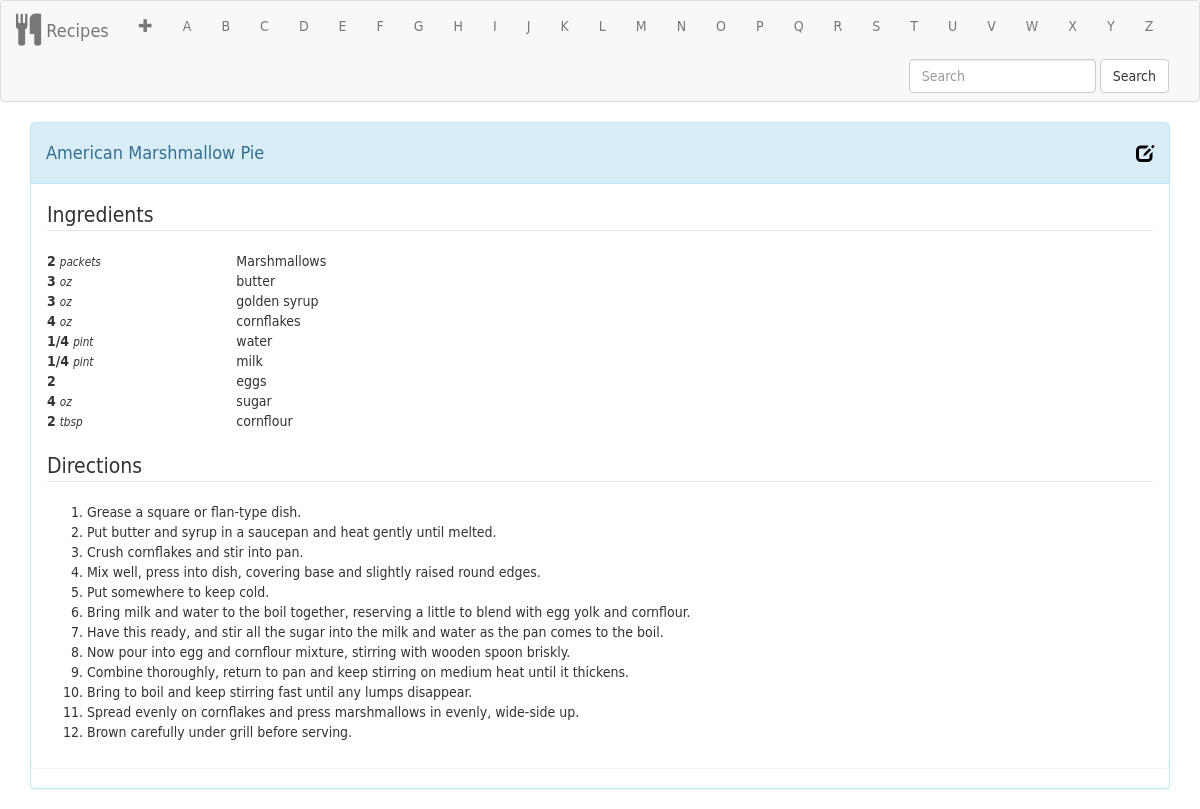
The app's page /recipe.php?r=2 with its own data.
### tables this page shows
CREATE TABLE `recipes` (
  `RecipeID` int(10) UNSIGNED NOT NULL,
  `Title` varchar(255) NOT NULL,
  `Recipe` json NOT NULL
);

### includes/includes.php (called while the page is built, shortened)
<?php
require_once("user-options.php");
switch($theme){
	case 'lightblue': $theme = "info"; break;
}
?>

### includes/user-options.php (called while the page is built, shortened)
<?php
$theme = "lightblue";
$directions_numbered = true;
?>

### recipe.php (the view, shortened to what this page needs)
<?php
require_once("includes/includes.php");
if(isset($_GET['r'])){
	$id = intval($_GET['r']);
	$result = mysqli_fetch_all(mysqli_query($con, "SELECT recipe from recipes WHERE RecipeID=$id"));
	$recipe = json_decode($result[0][0], true);
} else {
	die("Error. Invalid url!");
}
?>
<!DOCTYPE html>
<html lang="en">
<head>
<?php require_once("includes/headeritems.php"); ?>
</head>
<body>
<?php require_once("includes/menu.php") ?>
<div class="container">
	<div class="panel panel-<?php echo $theme ?>">
		<div class="panel-heading">
			<div class="h4"><?php echo ucwords(htmlentities($recipe['title'])) ?> <a href="edit.php?r=<?php echo $id ?>" title="Edit"><span class="glyphicon glyphicon-edit pull-right"></span></a></div>
		</div>
		<div class="panel panel-body">
			<fieldset>
			<legend>Ingredients</legend>
				<?php
				for($ii = 0; $ii < count($recipe['ingredients']); $ii++){
						?>
						<?php
					for($jj = 0; $jj < count($recipe['ingredients'][$ii])-1; $jj++){
						?>
							<div class="row ingredientRow">
								<span class="col-xs-2 col-md-2 ingredientRowItem"><?php echo "<strong>" . htmlentities($recipe['ingredients'][$ii][$jj]['quantity']) . "</strong> <i class=\"unit\">" . htmlentities($recipe['ingredients'][$ii][$jj]['unit']) . "</i>" ?></span>
								<span class="col-xs-10 col-md-10 ingredientRowItem"><?php echo htmlentities($recipe['ingredients'][$ii][$jj]['ingredient']) ?></span>
							</div>
						<?php
					}
				}
				?>
			</fieldset>
			<div class="row">
		</div>
			<fieldset>
			<legend>Directions</legend>
				<?php
				for($ii = 0; $ii < count($recipe['directions']); $ii++){
					?>
					<?php
					if($directions_numbered) echo "<ol>";
					else echo "<ol class=\"list-group\">";
					for($jj = 0; $jj < count($recipe['directions'][$ii])-1; $jj++){
						?>
							<li class="<?php if(!$directions_numbered) echo "list-group-item"; ?>"><?php echo htmlentities($recipe['directions'][$ii][$jj]) ?></li>
						<?php
					}
					echo "</ol>";
				}
				?>
			</fieldset>
		</div>
	</div>
</div>
</body>
</html>

### css/recipe.css (style rules this page uses)
body { font-family: "Gill Sans", "Gill Sans MT", "Myriad Pro", "DejaVu Sans Condensed", Helvetica, Arial, sans-serif; }
a,a:visited { color: #000000; text-decoration: none; }
.unit { font-size: smaller; }

### records on screen
recipes: Recipe "American Marshmallow Pie", Recipe "2", Recipe "packets", Recipe "Marshmallows", Recipe "3", Recipe "oz", Recipe "butter", Recipe "golden syrup", Recipe "4", Recipe "cornflakes", Recipe "1/4", Recipe "pint", Recipe "water", Recipe "milk", Recipe "eggs", Recipe "sugar", Recipe "tbsp", Recipe "cornflour", Recipe "Grease a square or flan-type dish.", Recipe "Put butter and syrup in a saucepan and heat gently until melted.", Recipe "Crush cornflakes and stir into pan.", Recipe "Mix well, press into dish, covering base and slightly raised round edges.", Recipe "Put somewhere to keep cold.", Recipe "Bring milk and water to the boil together, reserving a little to blend with egg yolk and cornflour.", Recipe "Have this ready, and stir all the sugar into the milk and water as the pan comes to the boil.", Recipe "Now pour into egg and cornflour mixture, stirring with wooden spoon briskly.", Recipe "Combine thoroughly, return to pan and keep stirring on medium heat until it thickens.", Recipe "Bring to boil and keep stirring fast until any lumps disappear.", Recipe "Spread evenly on cornflakes and press marshmallows in evenly, wide-side up.", Recipe "Brown carefully under grill before serving."
